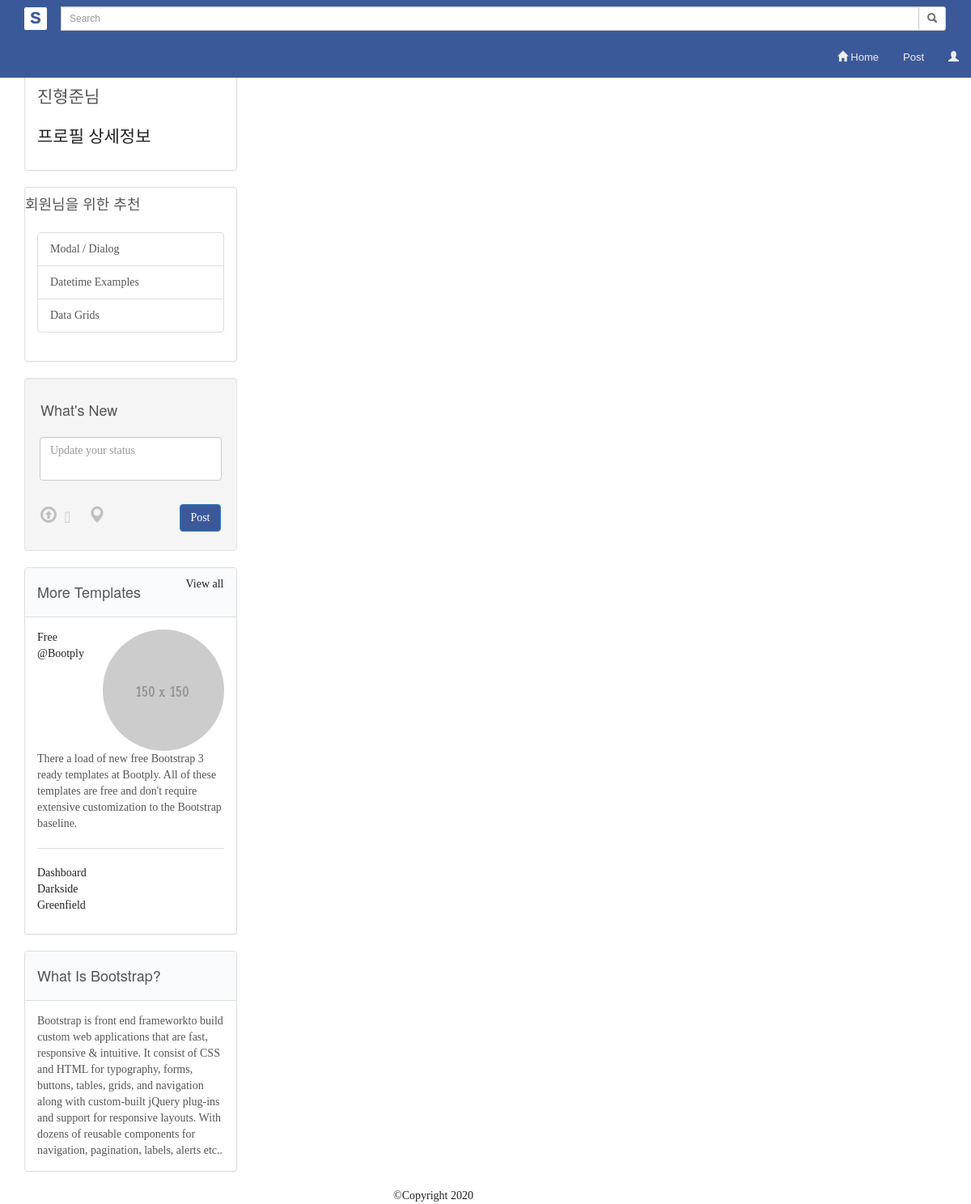
/search (signed in), run on an earlier commit of the app's database.
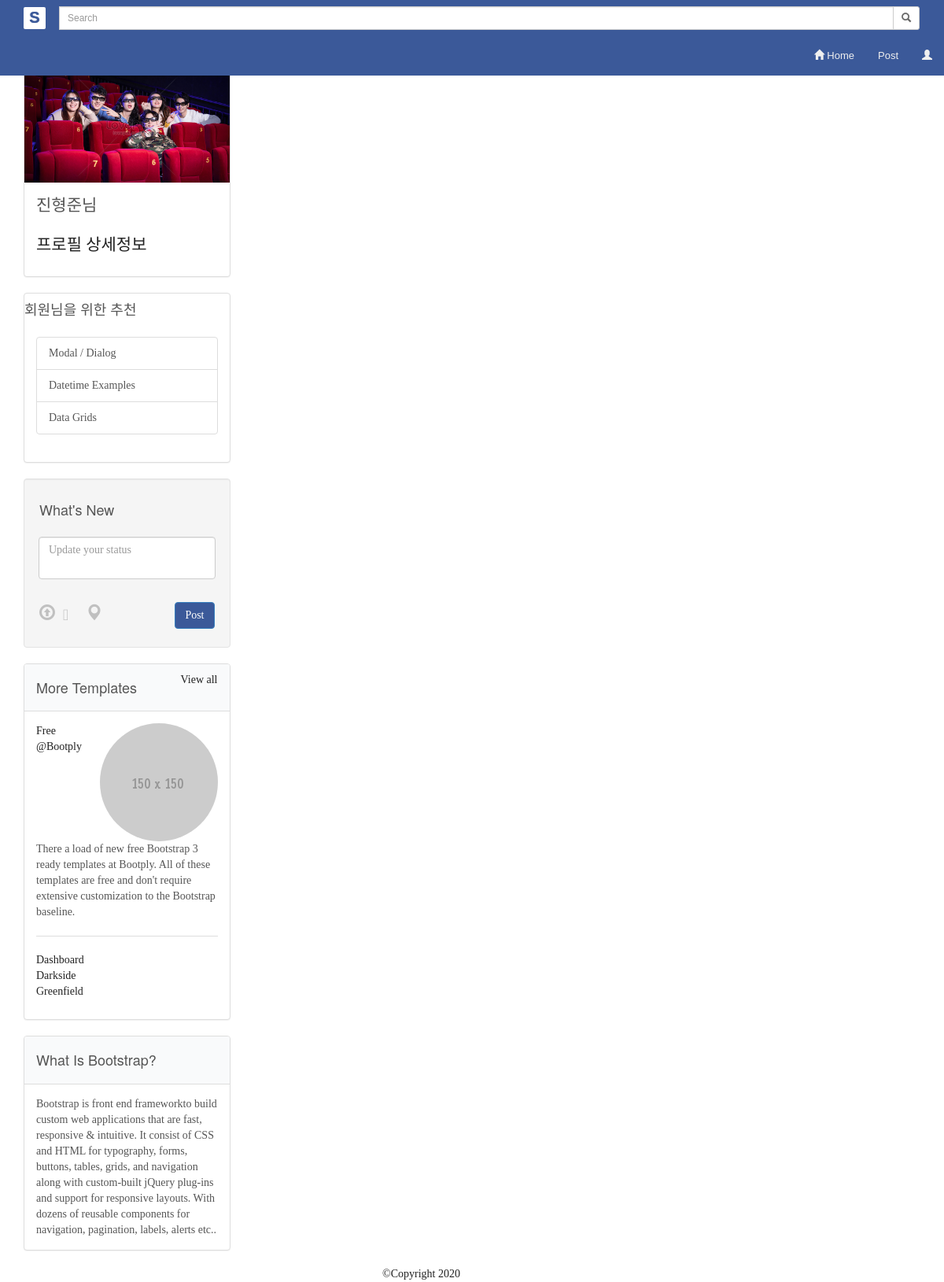
And on a later commit of the database.
### appname/models.py (models this page shows, shortened)
class CustomUser(AbstractUser):
    nickname = models.CharField(max_length=20)
    phone_number = models.CharField(max_length=20)
    profile_image = models.ImageField(upload_to='images/', blank=True)

### appname/views.py (the view)
# urls.py: path('search', appname.views.search, name='search'),
def search(request):
    posts = Post.objects.all().order_by('-id')
    users = CustomUser.objects.all()
    q = request.POST.get('q', "")
    if q:
        posts = posts.filter(writer__username__icontains=q)
        return render(request, 'appname/search.html', {'posts' : posts, 'q' : q, 'users' : users})
    else:
        return render(request, 'appname/search.html')

### appname/templates/appname/search.html (shortened to what this page needs)
{% extends 'appname/base.html' %}
{% block header %}
<header class="masthead text-center text-white">
  <br>
</header>
{% endblock %}
{% block content %}
{% load static %}
<div class="padding">
  <div class="full col-sm-9">
    <div class="row">
     <div class="col-sm-3">
        <div class="panel panel-default">
        <div class="panel-thumbnail">
          {% if user.profile_image %}
          <img src="{{ user.profile_image.url }}" class="img-responsive" width=350 height=200 alt="img">
          {% endif %}
        </div>
        <div class="panel-body">
          <p class="lead">{{user.nickname}}님</p>
          <a href="{% url 'profile' %}" class="lead">프로필 상세정보</p></a>
        </div>
        </div>
        <div class="panel panel-default">
        <h4>회원님을 위한 추천</h4>
          <div class="panel-body">
          <div class="list-group">
            <a href="http://usebootstrap.com/theme/facebook" class="list-group-item">Modal / Dialog</a>
            <a href="http://usebootstrap.com/theme/facebook" class="list-group-item">Datetime Examples</a>
            <a href="http://usebootstrap.com/theme/facebook" class="list-group-item">Data Grids</a>
          </div>
          </div>
        </div>
        <div class="well">
           <form class="form-horizontal" role="form">
          <h4>What's New</h4>
           <div class="form-group" style="padding:14px;">
            <textarea class="form-control" placeholder="Update your status"></textarea>
          </div>
          <button class="btn btn-primary pull-right" type="button">Post</button><ul class="list-inline"><li><a href=""><i class="glyphicon glyphicon-upload"></i></a></li><li><a href=""><i class="glyphicon glyphicon-camera"></i></a></li><li><a href=""><i class="glyphicon glyphicon-map-marker"></i></a></li></ul>
          </form>
        </div>
        <div class="panel panel-default">
         <div class="panel-heading"><a href="#" class="pull-right">View all</a> <h4>More Templates</h4></div>
          <div class="panel-body">
          <img src="assets/img/150x150.gif" class="img-circle pull-right"> <a href="#">Free @Bootply</a>
          There a load of new free Bootstrap 3
ready templates at Bootply. All of these templates are free and don't
require extensive customization to the Bootstrap baseline.
          <hr>
          <ul class="list-unstyled"><li><a href="http://usebootstrap.com/theme/facebook">Dashboard</a></li><li><a href="http://usebootstrap.com/theme/facebook">Darkside</a></li><li><a href="http://usebootstrap.com/theme/facebook">Greenfield</a></li></ul>
          </div>
        </div>
        <div class="panel panel-default">
        <div class="panel-heading"><h4>What Is Bootstrap?</h4></div>
        <div class="panel-body">
          Bootstrap is front end frameworkto
build custom web applications that are fast, responsive &amp; intuitive.
It consist of CSS and HTML for typography, forms, buttons, tables,
grids, and navigation along with custom-built jQuery plug-ins and
support for responsive layouts. With dozens of reusable components for
navigation, pagination, labels, alerts etc..                          </div>
        </div>
      </div>
</div>
</div>
</div>
{% endblock %}

What changed in the data, as far as the page shows it:
changed CustomUser "진형준": profile_image: picture added
